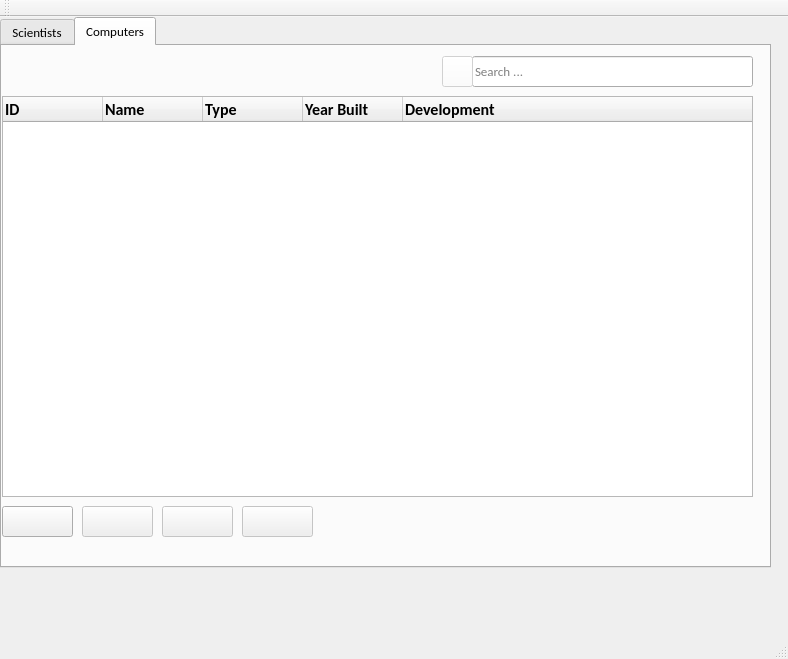
<?xml version="1.0" encoding="UTF-8"?>
<ui version="4.0">
 <class>MainWindow</class>
 <widget class="QMainWindow" name="MainWindow">
  <property name="geometry">
   <rect>
    <x>0</x>
    <y>0</y>
    <width>788</width>
    <height>659</height>
   </rect>
  </property>
  <property name="focusPolicy">
   <enum>Qt::StrongFocus</enum>
  </property>
  <property name="contextMenuPolicy">
   <enum>Qt::NoContextMenu</enum>
  </property>
  <property name="windowTitle">
   <string>MainWindow</string>
  </property>
  <widget class="QWidget" name="centralWidget">
   <widget class="QTabWidget" name="tabWidget">
    <property name="enabled">
     <bool>true</bool>
    </property>
    <property name="geometry">
     <rect>
      <x>0</x>
      <y>0</y>
      <width>771</width>
      <height>551</height>
     </rect>
    </property>
    <property name="font">
     <font>
      <family>Calibri</family>
      <pointsize>10</pointsize>
     </font>
    </property>
    <property name="tabPosition">
     <enum>QTabWidget::North</enum>
    </property>
    <property name="currentIndex">
     <number>1</number>
    </property>
    <widget class="QWidget" name="tab">
     <attribute name="title">
      <string>Scientists</string>
     </attribute>
     <widget class="QLineEdit" name="search_box">
      <property name="geometry">
       <rect>
        <x>470</x>
        <y>10</y>
        <width>281</width>
        <height>31</height>
       </rect>
      </property>
      <property name="mouseTracking">
       <bool>true</bool>
      </property>
      <property name="layoutDirection">
       <enum>Qt::LeftToRight</enum>
      </property>
      <property name="autoFillBackground">
       <bool>true</bool>
      </property>
      <property name="cursorPosition">
       <number>0</number>
      </property>
      <property name="placeholderText">
       <string>Search...</string>
      </property>
      <property name="cursorMoveStyle">
       <enum>Qt::LogicalMoveStyle</enum>
      </property>
      <property name="clearButtonEnabled">
       <bool>true</bool>
      </property>
     </widget>
     <widget class="QPushButton" name="button_scientist_info">
      <property name="enabled">
       <bool>false</bool>
      </property>
      <property name="geometry">
       <rect>
        <x>240</x>
        <y>460</y>
        <width>71</width>
        <height>31</height>
       </rect>
      </property>
      <property name="text">
       <string/>
      </property>
      <property name="icon">
       <iconset>
        <normaloff>icons/Infobox_info_icon.svg.png</normaloff>icons/Infobox_info_icon.svg.png</iconset>
      </property>
     </widget>
     <widget class="QPushButton" name="pushButton_add_new_scientist">
      <property name="geometry">
       <rect>
        <x>0</x>
        <y>337</y>
        <width>91</width>
        <height>31</height>
       </rect>
      </property>
      <property name="text">
       <string>Add new</string>
      </property>
     </widget>
     <widget class="QTableWidget" name="scientist_table">
      <property name="geometry">
       <rect>
        <x>0</x>
        <y>50</y>
        <width>751</width>
        <height>401</height>
       </rect>
      </property>
      <property name="font">
       <font>
        <family>Calibri</family>
        <pointsize>10</pointsize>
       </font>
      </property>
      <property name="editTriggers">
       <set>QAbstractItemView::NoEditTriggers</set>
      </property>
      <property name="selectionMode">
       <enum>QAbstractItemView::SingleSelection</enum>
      </property>
      <property name="selectionBehavior">
       <enum>QAbstractItemView::SelectItems</enum>
      </property>
      <property name="showGrid">
       <bool>false</bool>
      </property>
      <property name="sortingEnabled">
       <bool>true</bool>
      </property>
      <attribute name="horizontalHeaderCascadingSectionResizes">
       <bool>false</bool>
      </attribute>
      <attribute name="horizontalHeaderHighlightSections">
       <bool>true</bool>
      </attribute>
      <attribute name="horizontalHeaderShowSortIndicator" stdset="0">
       <bool>true</bool>
      </attribute>
      <attribute name="horizontalHeaderStretchLastSection">
       <bool>true</bool>
      </attribute>
      <attribute name="verticalHeaderVisible">
       <bool>false</bool>
      </attribute>
      <attribute name="verticalHeaderDefaultSectionSize">
       <number>42</number>
      </attribute>
      <attribute name="verticalHeaderStretchLastSection">
       <bool>false</bool>
      </attribute>
      <column>
       <property name="text">
        <string>ID</string>
       </property>
       <property name="font">
        <font>
         <family>Calibri</family>
         <pointsize>12</pointsize>
         <weight>75</weight>
         <bold>true</bold>
         <kerning>false</kerning>
        </font>
       </property>
       <property name="textAlignment">
        <set>AlignJustify|AlignVCenter</set>
       </property>
      </column>
      <column>
       <property name="text">
        <string>Name</string>
       </property>
       <property name="font">
        <font>
         <family>Calibri</family>
         <pointsize>12</pointsize>
         <weight>75</weight>
         <bold>true</bold>
         <kerning>true</kerning>
        </font>
       </property>
       <property name="textAlignment">
        <set>AlignJustify|AlignVCenter</set>
       </property>
      </column>
      <column>
       <property name="text">
        <string>Gender</string>
       </property>
       <property name="font">
        <font>
         <family>Calibri</family>
         <pointsize>12</pointsize>
         <weight>75</weight>
         <bold>true</bold>
         <strikeout>false</strikeout>
        </font>
       </property>
       <property name="textAlignment">
        <set>AlignJustify|AlignVCenter</set>
       </property>
      </column>
      <column>
       <property name="text">
        <string>Year born</string>
       </property>
       <property name="font">
        <font>
         <family>Calibri</family>
         <pointsize>12</pointsize>
         <weight>75</weight>
         <bold>true</bold>
        </font>
       </property>
       <property name="textAlignment">
        <set>AlignJustify|AlignVCenter</set>
       </property>
      </column>
      <column>
       <property name="text">
        <string>Year Deceased</string>
       </property>
       <property name="font">
        <font>
         <family>Calibri</family>
         <pointsize>12</pointsize>
         <weight>75</weight>
         <bold>true</bold>
        </font>
       </property>
       <property name="textAlignment">
        <set>AlignJustify|AlignVCenter</set>
       </property>
      </column>
     </widget>
     <widget class="QPushButton" name="button_add_scientist">
      <property name="enabled">
       <bool>true</bool>
      </property>
      <property name="geometry">
       <rect>
        <x>0</x>
        <y>460</y>
        <width>71</width>
        <height>31</height>
       </rect>
      </property>
      <property name="text">
       <string/>
      </property>
      <property name="icon">
       <iconset>
        <normaloff>icons/Add.ico</normaloff>icons/Add.ico</iconset>
      </property>
     </widget>
     <widget class="QPushButton" name="button_scientist_edit">
      <property name="geometry">
       <rect>
        <x>80</x>
        <y>460</y>
        <width>71</width>
        <height>31</height>
       </rect>
      </property>
      <property name="text">
       <string/>
      </property>
      <property name="icon">
       <iconset>
        <normaloff>icons/edit.png</normaloff>icons/edit.png</iconset>
      </property>
     </widget>
     <widget class="QPushButton" name="button_scientist_remove">
      <property name="enabled">
       <bool>false</bool>
      </property>
      <property name="geometry">
       <rect>
        <x>160</x>
        <y>460</y>
        <width>71</width>
        <height>31</height>
       </rect>
      </property>
      <property name="text">
       <string/>
      </property>
      <property name="icon">
       <iconset>
        <normaloff>icons/remove.ico</normaloff>icons/remove.ico</iconset>
      </property>
     </widget>
     <widget class="QPushButton" name="pushButton_2">
      <property name="geometry">
       <rect>
        <x>440</x>
        <y>10</y>
        <width>31</width>
        <height>31</height>
       </rect>
      </property>
      <property name="autoFillBackground">
       <bool>false</bool>
      </property>
      <property name="styleSheet">
       <string notr="true">background-color:rgb(255, 255, 255)</string>
      </property>
      <property name="text">
       <string/>
      </property>
      <property name="icon">
       <iconset>
        <normaloff>../icons/1481744709_icon-111-search.ico</normaloff>../icons/1481744709_icon-111-search.ico</iconset>
      </property>
     </widget>
     <widget class="QPushButton" name="add_relation">
      <property name="geometry">
       <rect>
        <x>320</x>
        <y>460</y>
        <width>71</width>
        <height>31</height>
       </rect>
      </property>
      <property name="text">
       <string>add relation</string>
      </property>
     </widget>
    </widget>
    <widget class="QWidget" name="tab_2">
     <attribute name="title">
      <string>Computers</string>
     </attribute>
     <widget class="QPushButton" name="pushButton_add_new_scientist_2">
      <property name="geometry">
       <rect>
        <x>0</x>
        <y>350</y>
        <width>91</width>
        <height>31</height>
       </rect>
      </property>
      <property name="text">
       <string>Add new</string>
      </property>
     </widget>
     <widget class="QTableWidget" name="computer_table">
      <property name="geometry">
       <rect>
        <x>0</x>
        <y>50</y>
        <width>751</width>
        <height>401</height>
       </rect>
      </property>
      <property name="font">
       <font>
        <family>Calibri</family>
        <pointsize>10</pointsize>
       </font>
      </property>
      <property name="editTriggers">
       <set>QAbstractItemView::NoEditTriggers</set>
      </property>
      <property name="selectionBehavior">
       <enum>QAbstractItemView::SelectRows</enum>
      </property>
      <property name="showGrid">
       <bool>false</bool>
      </property>
      <property name="sortingEnabled">
       <bool>true</bool>
      </property>
      <attribute name="horizontalHeaderCascadingSectionResizes">
       <bool>false</bool>
      </attribute>
      <attribute name="horizontalHeaderHighlightSections">
       <bool>true</bool>
      </attribute>
      <attribute name="horizontalHeaderShowSortIndicator" stdset="0">
       <bool>true</bool>
      </attribute>
      <attribute name="horizontalHeaderStretchLastSection">
       <bool>true</bool>
      </attribute>
      <attribute name="verticalHeaderVisible">
       <bool>false</bool>
      </attribute>
      <attribute name="verticalHeaderDefaultSectionSize">
       <number>42</number>
      </attribute>
      <attribute name="verticalHeaderStretchLastSection">
       <bool>false</bool>
      </attribute>
      <column>
       <property name="text">
        <string>ID</string>
       </property>
       <property name="font">
        <font>
         <family>Calibri</family>
         <pointsize>12</pointsize>
         <weight>75</weight>
         <bold>true</bold>
        </font>
       </property>
       <property name="textAlignment">
        <set>AlignJustify|AlignVCenter</set>
       </property>
      </column>
      <column>
       <property name="text">
        <string>Name</string>
       </property>
       <property name="font">
        <font>
         <family>Calibri</family>
         <pointsize>12</pointsize>
         <weight>75</weight>
         <bold>true</bold>
        </font>
       </property>
       <property name="textAlignment">
        <set>AlignJustify|AlignVCenter</set>
       </property>
      </column>
      <column>
       <property name="text">
        <string>Type</string>
       </property>
       <property name="font">
        <font>
         <family>Calibri</family>
         <pointsize>12</pointsize>
         <weight>75</weight>
         <bold>true</bold>
        </font>
       </property>
       <property name="textAlignment">
        <set>AlignJustify|AlignVCenter</set>
       </property>
      </column>
      <column>
       <property name="text">
        <string>Year Built</string>
       </property>
       <property name="font">
        <font>
         <family>Calibri</family>
         <pointsize>12</pointsize>
         <weight>75</weight>
         <bold>true</bold>
        </font>
       </property>
       <property name="textAlignment">
        <set>AlignJustify|AlignVCenter</set>
       </property>
      </column>
      <column>
       <property name="text">
        <string>Development</string>
       </property>
       <property name="font">
        <font>
         <family>Calibri</family>
         <pointsize>12</pointsize>
         <weight>75</weight>
         <bold>true</bold>
        </font>
       </property>
       <property name="textAlignment">
        <set>AlignJustify|AlignVCenter</set>
       </property>
      </column>
     </widget>
     <widget class="QLineEdit" name="search_box_computer">
      <property name="geometry">
       <rect>
        <x>470</x>
        <y>10</y>
        <width>281</width>
        <height>31</height>
       </rect>
      </property>
      <property name="font">
       <font>
        <family>Calibri</family>
        <pointsize>10</pointsize>
       </font>
      </property>
      <property name="mouseTracking">
       <bool>true</bool>
      </property>
      <property name="layoutDirection">
       <enum>Qt::LeftToRight</enum>
      </property>
      <property name="autoFillBackground">
       <bool>true</bool>
      </property>
      <property name="alignment">
       <set>Qt::AlignLeading|Qt::AlignLeft|Qt::AlignVCenter</set>
      </property>
      <property name="placeholderText">
       <string>Search ...</string>
      </property>
      <property name="cursorMoveStyle">
       <enum>Qt::LogicalMoveStyle</enum>
      </property>
      <property name="clearButtonEnabled">
       <bool>true</bool>
      </property>
     </widget>
     <widget class="QPushButton" name="button_info_computer">
      <property name="enabled">
       <bool>false</bool>
      </property>
      <property name="geometry">
       <rect>
        <x>240</x>
        <y>460</y>
        <width>71</width>
        <height>31</height>
       </rect>
      </property>
      <property name="text">
       <string/>
      </property>
      <property name="icon">
       <iconset>
        <normaloff>icons/Infobox_info_icon.svg.png</normaloff>icons/Infobox_info_icon.svg.png</iconset>
      </property>
     </widget>
     <widget class="QPushButton" name="button_add_computer">
      <property name="geometry">
       <rect>
        <x>0</x>
        <y>460</y>
        <width>71</width>
        <height>31</height>
       </rect>
      </property>
      <property name="layoutDirection">
       <enum>Qt::LeftToRight</enum>
      </property>
      <property name="text">
       <string/>
      </property>
      <property name="icon">
       <iconset>
        <normaloff>icons/Add.ico</normaloff>icons/Add.ico</iconset>
      </property>
      <property name="autoDefault">
       <bool>false</bool>
      </property>
      <property name="default">
       <bool>false</bool>
      </property>
     </widget>
     <widget class="QPushButton" name="button_computer_edit">
      <property name="enabled">
       <bool>false</bool>
      </property>
      <property name="geometry">
       <rect>
        <x>80</x>
        <y>460</y>
        <width>71</width>
        <height>31</height>
       </rect>
      </property>
      <property name="text">
       <string/>
      </property>
      <property name="icon">
       <iconset>
        <normaloff>icons/edit.png</normaloff>icons/edit.png</iconset>
      </property>
     </widget>
     <widget class="QPushButton" name="button_computer_remove">
      <property name="enabled">
       <bool>false</bool>
      </property>
      <property name="geometry">
       <rect>
        <x>160</x>
        <y>460</y>
        <width>71</width>
        <height>31</height>
       </rect>
      </property>
      <property name="text">
       <string/>
      </property>
      <property name="icon">
       <iconset>
        <normaloff>icons/remove.ico</normaloff>icons/remove.ico</iconset>
      </property>
     </widget>
     <widget class="QPushButton" name="pushButton">
      <property name="enabled">
       <bool>false</bool>
      </property>
      <property name="geometry">
       <rect>
        <x>440</x>
        <y>10</y>
        <width>31</width>
        <height>31</height>
       </rect>
      </property>
      <property name="autoFillBackground">
       <bool>false</bool>
      </property>
      <property name="styleSheet">
       <string notr="true">background-color:rgb(255, 255, 255)</string>
      </property>
      <property name="text">
       <string/>
      </property>
      <property name="icon">
       <iconset>
        <normaloff>../icons/1481744709_icon-111-search.ico</normaloff>../icons/1481744709_icon-111-search.ico</iconset>
      </property>
     </widget>
    </widget>
   </widget>
  </widget>
  <widget class="QToolBar" name="mainToolBar">
   <attribute name="toolBarArea">
    <enum>TopToolBarArea</enum>
   </attribute>
   <attribute name="toolBarBreak">
    <bool>false</bool>
   </attribute>
  </widget>
  <widget class="QStatusBar" name="statusBar"/>
 </widget>
 <layoutdefault spacing="6" margin="11"/>
 <tabstops>
  <tabstop>pushButton_2</tabstop>
  <tabstop>search_box</tabstop>
  <tabstop>scientist_table</tabstop>
  <tabstop>pushButton_add_new_scientist</tabstop>
  <tabstop>button_add_scientist</tabstop>
  <tabstop>button_scientist_edit</tabstop>
  <tabstop>button_scientist_remove</tabstop>
  <tabstop>button_scientist_info</tabstop>
  <tabstop>tabWidget</tabstop>
  <tabstop>search_box_computer</tabstop>
  <tabstop>computer_table</tabstop>
  <tabstop>pushButton_add_new_scientist_2</tabstop>
  <tabstop>button_add_computer</tabstop>
  <tabstop>button_computer_edit</tabstop>
  <tabstop>button_computer_remove</tabstop>
  <tabstop>button_info_computer</tabstop>
  <tabstop>pushButton</tabstop>
 </tabstops>
 <resources/>
 <connections/>
</ui>
